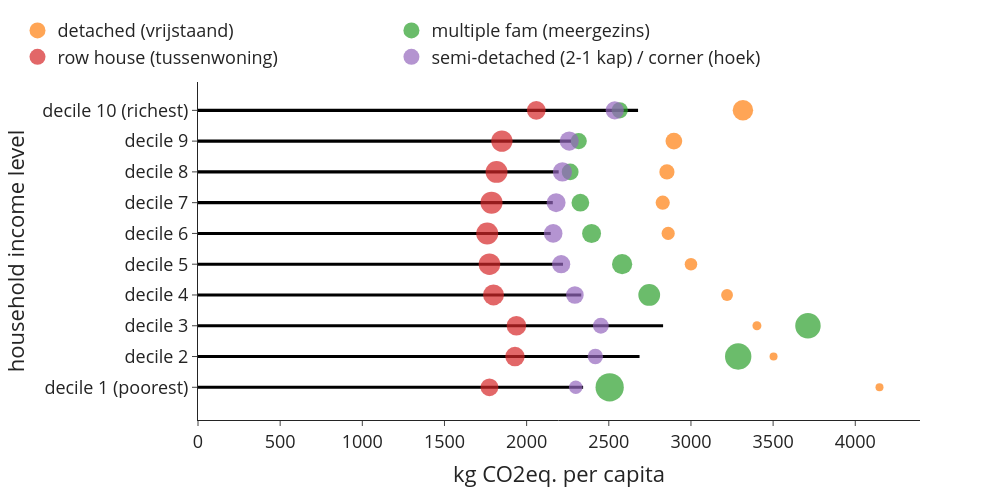

Write notebook code for a chart like this one.
### Code cell
#floor area per income level
use_m2_total_inc = (ghg_annual.sum(1)*use['n_hhd']).groupby(level=0, sort=False).sum() #m2 total in each group summed by income level
use_cap_total_inc = use['n_hhdmem2019'].groupby(level=0, sort=False).sum() #no. of people in each group summed by income level
use_m2_per_cap_inc = use_m2_total_inc / use_cap_total_inc #m2/cap in each income group
use_m2_per_cap_inc.plot(kind='bar') #per person
"""interpretation: especially the highest income decile has considerably more floor area available than the vast majority"""

#floor area per income level and building type
use_m2_total_inc_type = (ghg_annual.sum(1)*use['n_hhd']).groupby(level=[0,1], sort=False).sum() #m2 total in each group summed by income level
use_cap_total_inc_type = use['n_hhdmem2019'].groupby(level=[0,1], sort=False).sum() #no. of people in each group summed by income level
use_m2_per_cap_inc_type = use_m2_total_inc_type / use_cap_total_inc_type #m2/cap in each income group

#preparing the dataframes for plotting
df = use_m2_per_cap_inc
df2=use_m2_per_cap_inc_type.rename('value').to_frame()
df2['n_hhd'] = use['n_hhd'].groupby(level=[0,1], sort=False).sum()
df2 = df2.reset_index()

#plot
colors = ['#000000', #construction
                            '#fe6100', #buildings                                              
                                        '#648fff', #roads
                                        '#785ef0', #railways
                                        '#ffb000', #electricity
                                        '#808080', #other civil engineering
                                        '#000000', #construction
                                        ]
fig = px.bar(df, x=df.values, y=df.index,  
             labels={'x':'kg CO2eq. per capita', 'inc_lab':'household income level'}, 
             template='simple_white', 
             color_discrete_sequence=colors) 
fig.update_layout(width=1000, height=500, 
                      #xaxis_tickformat = '.0%',
                      font=dict(size=18),
                      bargap=0.9,
                      legend=dict(
        orientation="h",
        #entrywidth=70,
        yanchor="bottom",
        y=1.02,
        xanchor="left",
        x=-0.25,
    ))

df2=use_m2_per_cap_inc_type.rename('value').to_frame()
df2['n_hhd'] = use['n_hhd'].groupby(level=[0,1], sort=False).sum()

for i in df2.index.levels[1].to_list():
    df_plot = df2.xs(i, level=1)
    fig.add_trace(go.Scatter(
            y=df_plot.index, 
            x=df_plot['value'],
            mode='markers',
            name=i,
            marker=dict(size=df_plot['n_hhd'],
                        sizemode='area',
                        sizeref=4*max(df2['n_hhd'])/(40.**2),
                        sizemin=4,
                        #color=10*[0, 1, 2, 3],
                        ),
            showlegend=True
        ))
fig.update_traces(marker_line_width=0)
fig.write_image('visualisations/bubblechart_ghg_per_cap_inc_type.png', scale=3)
fig.show()

### Figure 1 — Plotly figure (JSON) as saved in the notebook; plotly's stock layout.template omitted (floating-point values rounded to 4 significant figures)
{"data": [{"alignmentgroup": "True", "hovertemplate": "kg CO2eq. per capita=%{x}<br>household income level=%{y}<extra></extra>", "legendgroup": "", "marker": {"color": "#000000", "line": {"width": 0}, "pattern": {"shape": ""}}, "name": "", "offsetgroup": "", "orientation": "h", "showlegend": false, "textposition": "auto", "type": "bar", "x": [2344.0, 2687.0, 2830.0, 2332.0, 2221.0, 2147.0, 2159.0, 2195.0, 2270.0, 2678.0], "xaxis": "x", "y": ["decile 1 (poorest)", "decile 2", "decile 3", "decile 4", "decile 5", "decile 6", "decile 7", "decile 8", "decile 9", "decile 10 (richest)"], "yaxis": "y"}, {"marker": {"line": {"width": 0}, "size": [32320, 27910, 41930, 72855, 81515, 90250, 104745, 120350, 145640, 218120], "sizemin": 4, "sizemode": "area", "sizeref": 1040.0}, "mode": "markers", "name": "detached (vrijstaand)", "showlegend": true, "type": "scatter", "x": [4147.0, 3503.0, 3401.0, 3220.0, 3000.0, 2861.0, 2828.0, 2854.0, 2896.0, 3316.0], "y": ["decile 1 (poorest)", "decile 2", "decile 3", "decile 4", "decile 5", "decile 6", "decile 7", "decile 8", "decile 9", "decile 10 (richest)"]}, {"marker": {"line": {"width": 0}, "size": [416060, 361150, 337315, 246645, 212625, 186565, 163695, 147490, 137225, 136870], "sizemin": 4, "sizemode": "area", "sizeref": 1040.0}, "mode": "markers", "name": "multiple fam (meergezins)", "showlegend": true, "type": "scatter", "x": [2505.0, 3287.0, 3712.0, 2746.0, 2581.0, 2395.0, 2327.0, 2265.0, 2317.0, 2567.0], "y": ["decile 1 (poorest)", "decile 2", "decile 3", "decile 4", "decile 5", "decile 6", "decile 7", "decile 8", "decile 9", "decile 10 (richest)"]}, {"marker": {"line": {"width": 0}, "size": [164910, 195890, 198990, 226990, 242080, 251675, 253250, 250165, 235990, 181885], "sizemin": 4, "sizemode": "area", "sizeref": 1040.0}, "mode": "markers", "name": "row house (tussenwoning)", "showlegend": true, "type": "scatter", "x": [1774.0, 1929.0, 1938.0, 1798.0, 1774.0, 1760.0, 1786.0, 1817.0, 1849.0, 2059.0], "y": ["decile 1 (poorest)", "decile 2", "decile 3", "decile 4", "decile 5", "decile 6", "decile 7", "decile 8", "decile 9", "decile 10 (richest)"]}, {"marker": {"line": {"width": 0}, "size": [95375, 123415, 130265, 162040, 172410, 180150, 186740, 190495, 189465, 171400], "sizemin": 4, "sizemode": "area", "sizeref": 1040.0}, "mode": "markers", "name": "semi-detached (2-1 kap) / corner (hoek)", "showlegend": true, "type": "scatter", "x": [2299.0, 2418.0, 2452.0, 2294.0, 2210.0, 2161.0, 2179.0, 2218.0, 2259.0, 2536.0], "y": ["decile 1 (poorest)", "decile 2", "decile 3", "decile 4", "decile 5", "decile 6", "decile 7", "decile 8", "decile 9", "decile 10 (richest)"]}], "layout": {"bargap": 0.9, "barmode": "relative", "font": {"size": 18}, "height": 500, "legend": {"orientation": "h", "tracegroupgap": 0, "x": -0.25, "xanchor": "left", "y": 1.02, "yanchor": "bottom"}, "margin": {"t": 60}, "width": 1000, "xaxis": {"anchor": "y", "domain": [0, 1], "title": {"text": "kg CO2eq. per capita"}}, "yaxis": {"anchor": "x", "domain": [0, 1], "title": {"text": "household income level"}}}}
